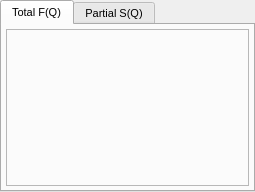
<?xml version="1.0" encoding="UTF-8"?>
<ui version="4.0">
 <class>SQModuleWidget</class>
 <widget class="QWidget" name="SQModuleWidget">
  <property name="geometry">
   <rect>
    <x>0</x>
    <y>0</y>
    <width>255</width>
    <height>192</height>
   </rect>
  </property>
  <property name="sizePolicy">
   <sizepolicy hsizetype="Expanding" vsizetype="Expanding">
    <horstretch>0</horstretch>
    <verstretch>0</verstretch>
   </sizepolicy>
  </property>
  <property name="font">
   <font>
    <pointsize>8</pointsize>
   </font>
  </property>
  <property name="windowTitle">
   <string>SQ Controls</string>
  </property>
  <layout class="QHBoxLayout" name="horizontalLayout_3">
   <property name="spacing">
    <number>0</number>
   </property>
   <property name="leftMargin">
    <number>0</number>
   </property>
   <property name="topMargin">
    <number>0</number>
   </property>
   <property name="rightMargin">
    <number>0</number>
   </property>
   <property name="bottomMargin">
    <number>0</number>
   </property>
   <item>
    <widget class="QTabWidget" name="Tabs">
     <property name="currentIndex">
      <number>0</number>
     </property>
     <widget class="QWidget" name="TotalsTab">
      <attribute name="title">
       <string>Total F(Q)</string>
      </attribute>
      <layout class="QVBoxLayout" name="verticalLayout">
       <property name="spacing">
        <number>4</number>
       </property>
       <property name="leftMargin">
        <number>4</number>
       </property>
       <property name="topMargin">
        <number>4</number>
       </property>
       <property name="rightMargin">
        <number>4</number>
       </property>
       <property name="bottomMargin">
        <number>4</number>
       </property>
       <item>
        <widget class="QFrame" name="TotalSQPlotFrame">
         <property name="sizePolicy">
          <sizepolicy hsizetype="Expanding" vsizetype="Expanding">
           <horstretch>0</horstretch>
           <verstretch>0</verstretch>
          </sizepolicy>
         </property>
         <property name="acceptDrops">
          <bool>true</bool>
         </property>
         <property name="frameShape">
          <enum>QFrame::StyledPanel</enum>
         </property>
         <property name="frameShadow">
          <enum>QFrame::Sunken</enum>
         </property>
         <layout class="QHBoxLayout" name="horizontalLayout_7">
          <property name="spacing">
           <number>0</number>
          </property>
          <property name="leftMargin">
           <number>0</number>
          </property>
          <property name="topMargin">
           <number>0</number>
          </property>
          <property name="rightMargin">
           <number>0</number>
          </property>
          <property name="bottomMargin">
           <number>0</number>
          </property>
          <item>
           <widget class="DataWidget" name="TotalFQPlotWidget" native="true"/>
          </item>
         </layout>
        </widget>
       </item>
      </layout>
     </widget>
     <widget class="QWidget" name="PartialSQTab">
      <attribute name="title">
       <string>Partial S(Q)</string>
      </attribute>
      <layout class="QHBoxLayout" name="horizontalLayout">
       <property name="spacing">
        <number>4</number>
       </property>
       <property name="leftMargin">
        <number>4</number>
       </property>
       <property name="topMargin">
        <number>4</number>
       </property>
       <property name="rightMargin">
        <number>4</number>
       </property>
       <property name="bottomMargin">
        <number>4</number>
       </property>
       <item>
        <widget class="QFrame" name="PartialSQPlotFrame">
         <property name="sizePolicy">
          <sizepolicy hsizetype="Expanding" vsizetype="Expanding">
           <horstretch>0</horstretch>
           <verstretch>0</verstretch>
          </sizepolicy>
         </property>
         <property name="acceptDrops">
          <bool>true</bool>
         </property>
         <property name="frameShape">
          <enum>QFrame::StyledPanel</enum>
         </property>
         <property name="frameShadow">
          <enum>QFrame::Sunken</enum>
         </property>
         <layout class="QHBoxLayout" name="horizontalLayout_5">
          <property name="spacing">
           <number>0</number>
          </property>
          <property name="leftMargin">
           <number>0</number>
          </property>
          <property name="topMargin">
           <number>0</number>
          </property>
          <property name="rightMargin">
           <number>0</number>
          </property>
          <property name="bottomMargin">
           <number>0</number>
          </property>
          <item>
           <widget class="DataWidget" name="PartialSQPlotWidget" native="true"/>
          </item>
         </layout>
        </widget>
       </item>
      </layout>
     </widget>
    </widget>
   </item>
  </layout>
 </widget>
 <customwidgets>
  <customwidget>
   <class>DataWidget</class>
   <extends>QWidget</extends>
   <header>gui/datawidget.h</header>
   <container>1</container>
  </customwidget>
 </customwidgets>
 <resources>
  <include location="../../../gui/main.qrc"/>
 </resources>
 <connections/>
</ui>
